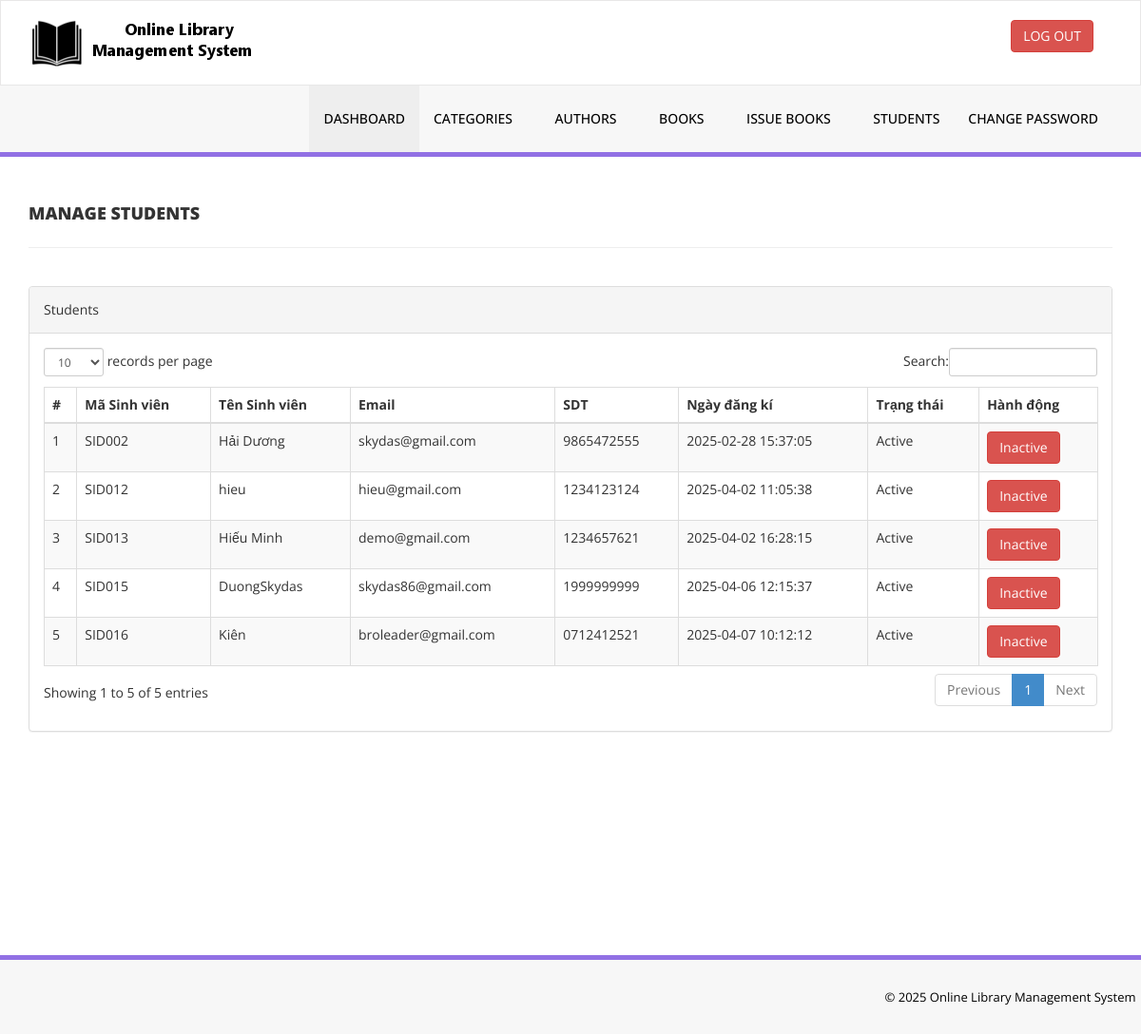
The app's page /admin/reg-students.php (signed in), older data.
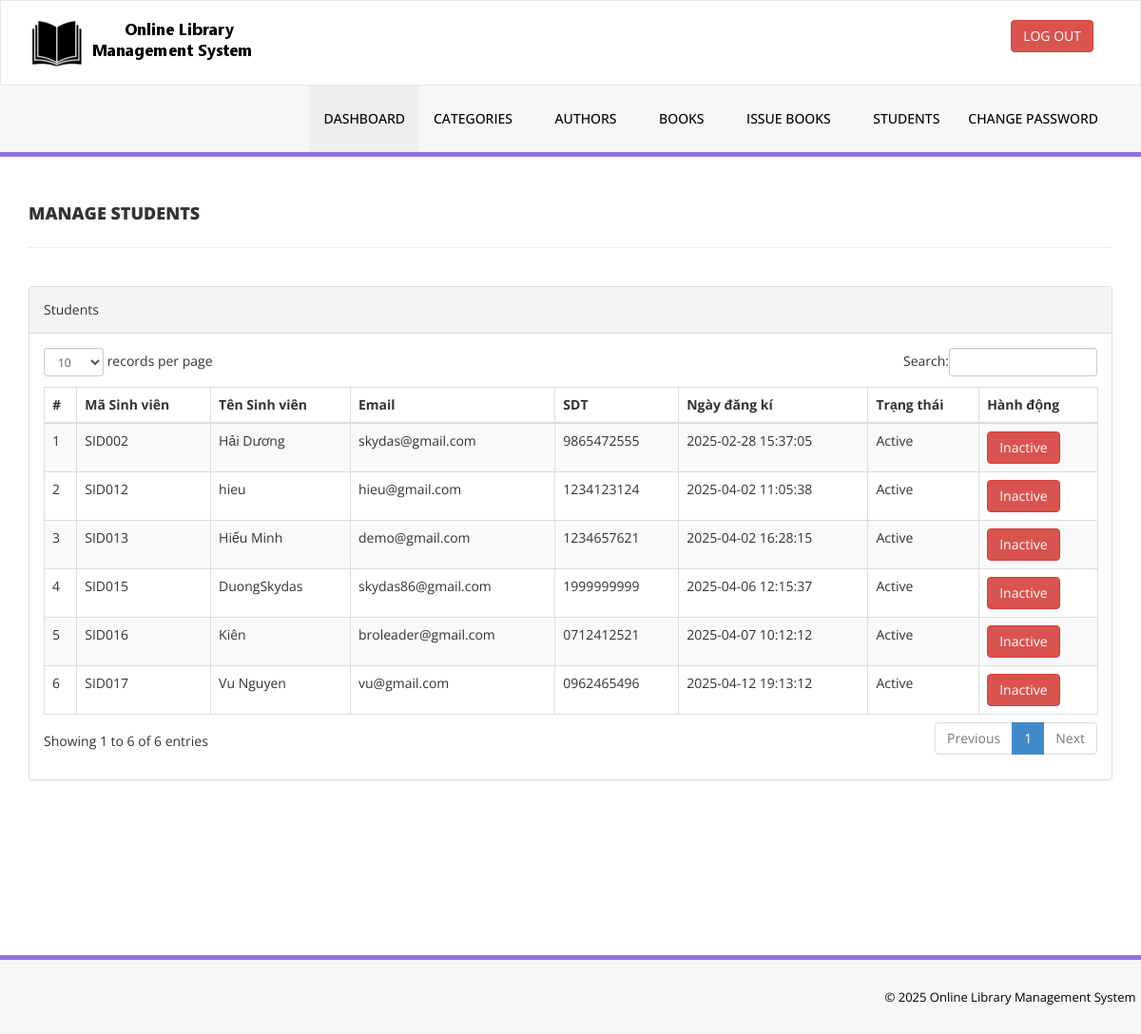
The same page, newer data.
### tables this page shows
CREATE TABLE `tblstudents` (
  `id` int(11) NOT NULL,
  `StudentId` varchar(100) DEFAULT NULL,
  `FullName` varchar(120) DEFAULT NULL,
  `EmailId` varchar(120) DEFAULT NULL,
  `MobileNumber` char(11) DEFAULT NULL,
  `Password` varchar(120) DEFAULT NULL,
  `Status` int(1) DEFAULT NULL,
  `RegDate` timestamp NULL DEFAULT current_timestamp(),
  `UpdationDate` timestamp NULL DEFAULT current_timestamp() ON UPDATE current_timestamp()
);

### admin/reg-students.php (the view, shortened to what this page needs)
<?php
include('includes/config.php');
if(strlen($_SESSION['alogin'])==0)
    {
header('location:index.php');
}
else{
    ?>
<!DOCTYPE html>
<html xmlns="http://www.w3.org/1999/xhtml">
<head>
    <link href="assets/css/bootstrap.css" rel="stylesheet" />
    <link href="assets/css/font-awesome.css" rel="stylesheet" />
    <link href="assets/js/dataTables/dataTables.bootstrap.css" rel="stylesheet" />
    <link href="assets/css/style.css" rel="stylesheet" />
</head>
<body>
<?php include('includes/header.php');?>
    <div class="content-wrapper">
         <div class="container">
        <div class="row pad-botm">
            <div class="col-md-12">
                <h4 class="header-line">Manage Students</h4>
    </div>
        </div>
            <div class="row">
                <div class="col-md-12">
                    <div class="panel panel-default">
                        <div class="panel-heading">
                         Students
                        </div>
                        <div class="panel-body">
                            <div class="table-responsive">
                                <table class="table table-striped table-bordered table-hover" id="dataTables-example">
                                    <thead>
                                        <tr>
                                            <th>#</th>
                                            <th>Mã Sinh viên</th>
                                            <th>Tên Sinh viên </th>
                                            <th>Email </th>
                                            <th>SDT</th>
                                            <th>Ngày đăng kí</th>
                                            <th>Trạng thái</th>
                                            <th>Hành động</th>
                                        </tr>
                                    </thead>
                                    <tbody>
<?php $sql = "SELECT * from tblstudents";
$query = $dbh -> prepare($sql);
$query->execute();
$results=$query->fetchAll(PDO::FETCH_OBJ);
$cnt=1;
if($query->rowCount() > 0)
{
foreach($results as $result)
{               ?>
                                        <tr class="odd gradeX">
                                            <td class="center"><?php echo htmlentities($cnt);?></td>
                                            <td class="center"><?php echo htmlentities($result->StudentId);?></td>
                                            <td class="center"><?php echo htmlentities($result->FullName);?></td>
                                            <td class="center"><?php echo htmlentities($result->EmailId);?></td>
                                            <td class="center"><?php echo htmlentities($result->MobileNumber);?></td>
                                             <td class="center"><?php echo htmlentities($result->RegDate);?></td>
                                            <td class="center"><?php if($result->Status==1)
                                            {
                                                echo htmlentities("Active");
                                            } else {
                                            echo htmlentities("Blocked");
}
                                            ?></td>
                                            <td class="center">
<?php if($result->Status==1)
 {?>
<a href="reg-students.php?inid=<?php echo htmlentities($result->id);?>" onclick="return confirm('Are you sure you want to block this student?');"" >  <button class="btn btn-danger"> Inactive</button>
<?php } else {?>
                                            <a href="reg-students.php?id=<?php echo htmlentities($result->id);?>" onclick="return confirm('Are you sure you want to active this student?');""><button class="btn btn-primary"> Active</button>
                                            <?php } ?>
                                            </td>
                                        </tr>
 <?php $cnt=$cnt+1;}} ?>
                                    </tbody>
                                </table>
                            </div>
                        </div>
                    </div>
                </div>
            </div>
    </div>
    </div>
  <?php include('includes/footer.php');?>
</body>
</html>
<?php } ?>

Row changes from the older to the newer data that the page shows:
added tblstudents: StudentId "SID017", FullName "Vu Nguyen", EmailId "vu@gmail.com", MobileNumber "0962465496", RegDate "2025-04-12 19:13:12"
Text that changed along with them:
text written by a page script: "records per page Search: Showing 1 to 5 of 5 entries Previous 1 Next" → "records per page Search: Showing 1 to 6 of 6 entries Previous 1 Next"
